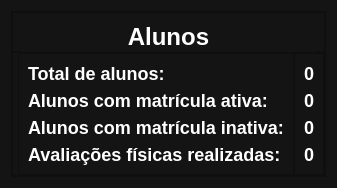
                 <widget class="QWidget" name="tab_4">
                  <property name="styleSheet">
                   <string notr="true">background-color: rgb(20, 20, 20);</string>
                  </property>
                  <attribute name="title">
                   <string>Page</string>
                  </attribute>
                  <layout class="QHBoxLayout" name="horizontalLayout_19">
                   <item>
                    <widget class="QFrame" name="frame_36">
                     <property name="minimumSize">
                      <size>
                       <width>0</width>
                       <height>0</height>
                      </size>
                     </property>
                     <property name="maximumSize">
                      <size>
                       <width>900</width>
                       <height>16777215</height>
                      </size>
                     </property>
                     <property name="sizeIncrement">
                      <size>
                       <width>0</width>
                       <height>0</height>
                      </size>
                     </property>
                     <property name="styleSheet">
                      <string notr="true">background-color: rgb(20, 20, 20);</string>
                     </property>
                     <property name="frameShape">
                      <enum>QFrame::StyledPanel</enum>
                     </property>
                     <property name="frameShadow">
                      <enum>QFrame::Raised</enum>
                     </property>
                     <layout class="QVBoxLayout" name="verticalLayout_23">
                      <property name="spacing">
                       <number>0</number>
                      </property>
                      <property name="leftMargin">
                       <number>0</number>
                      </property>
                      <property name="topMargin">
                       <number>0</number>
                      </property>
                      <property name="rightMargin">
                       <number>0</number>
                      </property>
                      <property name="bottomMargin">
                       <number>0</number>
                      </property>
                      <item>
                       <widget class="QFrame" name="frame_37">
                        <property name="maximumSize">
                         <size>
                          <width>16777215</width>
                          <height>40</height>
                         </size>
                        </property>
                        <property name="frameShape">
                         <enum>QFrame::StyledPanel</enum>
                        </property>
                        <property name="frameShadow">
                         <enum>QFrame::Raised</enum>
                        </property>
                        <layout class="QVBoxLayout" name="verticalLayout_24">
                         <item>
                          <widget class="QLabel" name="label_27">
                           <property name="minimumSize">
                            <size>
                             <width>0</width>
                             <height>30</height>
                            </size>
                           </property>
                           <property name="font">
                            <font>
                             <pointsize>-1</pointsize>
                             <weight>75</weight>
                             <bold>true</bold>
                            </font>
                           </property>
                           <property name="styleSheet">
                            <string notr="true">font-weight:bold;
color:#ffffff;
font-size:18px;</string>
                           </property>
                           <property name="text">
                            <string>&lt;html&gt;&lt;head/&gt;&lt;body&gt;&lt;p&gt;&lt;span style=&quot; font-size:18pt;&quot;&gt;Alunos&lt;/span&gt;&lt;/p&gt;&lt;/body&gt;&lt;/html&gt;</string>
                           </property>
                           <property name="alignment">
                            <set>Qt::AlignCenter</set>
                           </property>
                          </widget>
                         </item>
                        </layout>
                       </widget>
                      </item>
                      <item>
                       <widget class="QFrame" name="frame_38">
                        <property name="frameShape">
                         <enum>QFrame::StyledPanel</enum>
                        </property>
                        <property name="frameShadow">
                         <enum>QFrame::Raised</enum>
                        </property>
                        <layout class="QHBoxLayout" name="horizontalLayout_20">
                         <property name="spacing">
                          <number>0</number>
                         </property>
                         <property name="leftMargin">
                          <number>5</number>
                         </property>
                         <property name="topMargin">
                          <number>0</number>
                         </property>
                         <property name="rightMargin">
                          <number>0</number>
                         </property>
                         <property name="bottomMargin">
                          <number>0</number>
                         </property>
                         <item>
                          <widget class="QFrame" name="frame_40">
                           <property name="frameShape">
                            <enum>QFrame::StyledPanel</enum>
                           </property>
                           <property name="frameShadow">
                            <enum>QFrame::Raised</enum>
                           </property>
                           <layout class="QVBoxLayout" name="verticalLayout_25">
                            <item>
                             <widget class="QLabel" name="label_28">
                              <property name="font">
                               <font>
                                <pointsize>-1</pointsize>
                                <weight>75</weight>
                                <bold>true</bold>
                               </font>
                              </property>
                              <property name="styleSheet">
                               <string notr="true">font-weight:bold;
color:#ffffff;
font-size:18px;</string>
                              </property>
                              <property name="text">
                               <string>Total de alunos:</string>
                              </property>
                             </widget>
                            </item>
                            <item>
                             <widget class="QLabel" name="label_30">
                              <property name="font">
                               <font>
                                <pointsize>-1</pointsize>
                                <weight>75</weight>
                                <bold>true</bold>
                               </font>
                              </property>
                              <property name="styleSheet">
                               <string notr="true">font-weight:bold;
color:#ffffff;
font-size:18px;</string>
                              </property>
                              <property name="text">
                               <string>Alunos com matrícula ativa:</string>
                              </property>
                             </widget>
                            </item>
                            <item>
                             <widget class="QLabel" name="label_31">
                              <property name="font">
                               <font>
                                <pointsize>-1</pointsize>
                                <weight>75</weight>
                                <bold>true</bold>
                               </font>
                              </property>
                              <property name="styleSheet">
                               <string notr="true">font-weight:bold;
color:#ffffff;
font-size:18px;</string>
                              </property>
                              <property name="text">
                               <string>Alunos com matrícula inativa:</string>
                              </property>
                             </widget>
                            </item>
                            <item>
                             <widget class="QLabel" name="label_29">
                              <property name="font">
                               <font>
                                <pointsize>-1</pointsize>
                                <weight>75</weight>
                                <bold>true</bold>
                               </font>
                              </property>
                              <property name="styleSheet">
                               <string notr="true">font-weight:bold;
color:#ffffff;
font-size:18px;</string>
                              </property>
                              <property name="text">
                               <string>Avaliações físicas realizadas:</string>
                              </property>
                             </widget>
                            </item>
                           </layout>
                          </widget>
                         </item>
                         <item>
                          <widget class="QFrame" name="frame_39">
                           <property name="frameShape">
                            <enum>QFrame::StyledPanel</enum>
                           </property>
                           <property name="frameShadow">
                            <enum>QFrame::Raised</enum>
                           </property>
                           <layout class="QVBoxLayout" name="verticalLayout_26">
                            <item>
                             <widget class="QLabel" name="label_32">
                              <property name="font">
                               <font>
                                <pointsize>-1</pointsize>
                                <weight>75</weight>
                                <bold>true</bold>
                               </font>
                              </property>
                              <property name="styleSheet">
                               <string notr="true">font-weight:bold;
color:#ffffff;
font-size:18px;</string>
                              </property>
                              <property name="text">
                               <string>0</string>
                              </property>
                              <property name="alignment">
                               <set>Qt::AlignCenter</set>
                              </property>
                             </widget>
                            </item>
                            <item>
                             <widget class="QLabel" name="label_35">
                              <property name="font">
                               <font>
                                <pointsize>-1</pointsize>
                                <weight>75</weight>
                                <bold>true</bold>
                               </font>
                              </property>
                              <property name="styleSheet">
                               <string notr="true">font-weight:bold;
color:#ffffff;
font-size:18px;</string>
                              </property>
                              <property name="text">
                               <string>0</string>
                              </property>
                              <property name="alignment">
                               <set>Qt::AlignCenter</set>
                              </property>
                             </widget>
                            </item>
                            <item>
                             <widget class="QLabel" name="label_33">
                              <property name="font">
                               <font>
                                <pointsize>-1</pointsize>
                                <weight>75</weight>
                                <bold>true</bold>
                               </font>
                              </property>
                              <property name="styleSheet">
                               <string notr="true">font-weight:bold;
color:#ffffff;
font-size:18px;</string>
                              </property>
                              <property name="text">
                               <string>0</string>
                              </property>
                              <property name="alignment">
                               <set>Qt::AlignCenter</set>
                              </property>
                             </widget>
                            </item>
                            <item>
                             <widget class="QLabel" name="label_34">
                              <property name="font">
                               <font>
                                <pointsize>-1</pointsize>
                                <weight>75</weight>
                                <bold>true</bold>
                               </font>
                              </property>
                              <property name="styleSheet">
                               <string notr="true">font-weight:bold;
color:#ffffff;
font-size:18px;</string>
                              </property>
                              <property name="text">
                               <string>0</string>
                              </property>
                              <property name="alignment">
                               <set>Qt::AlignCenter</set>
                              </property>
                             </widget>
                            </item>
                           </layout>
                          </widget>
                         </item>
                        </layout>
                       </widget>
                      </item>
                     </layout>
                    </widget>
                   </item>
                  </layout>
                 </widget>
